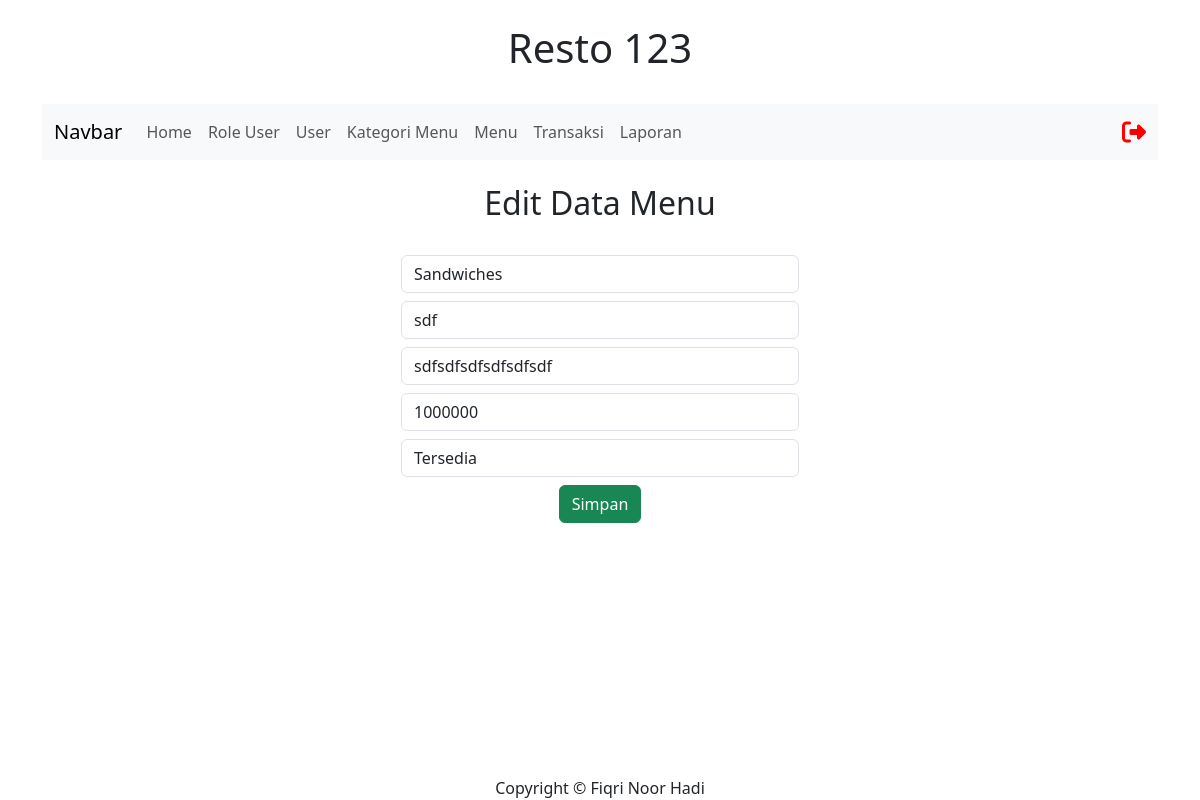
/admin/layout/admin.php?page=menu-edit&id_menu=7 (signed in), run on the app's committed database.
### tables this page shows
CREATE TABLE `menu` (
  `id_menu` int(11) NOT NULL,
  `id_kategori_menu` int(11) NOT NULL,
  `nama_menu` varchar(30) NOT NULL,
  `deskripsi_menu` varchar(255) NOT NULL,
  `harga_menu` int(11) NOT NULL,
  `status_menu` enum('tersedia','habis') NOT NULL
);

CREATE TABLE `kategori_menu` (
  `id_kategori_menu` int(11) NOT NULL,
  `nama_kategori_menu` varchar(30) NOT NULL,
  `photo_kategori_menu` varchar(255) NOT NULL
);

### admin/menu/menu-edit.php (the view, shortened to what this page needs)
<?php
$id_menu = $_GET['id_menu'];
$query = $koneksi->query("SELECT * FROM menu JOIN kategori_menu
                         ON menu.id_kategori_menu = kategori_menu.id_kategori_menu
                         WHERE id_menu = '$id_menu'");
$hasil_menu = $query->fetch_object();
?>
<br><center><h2>Edit Data Menu</h2><br>
<table width="400px">
     <tr>
          <td>
          <form action="?page=menu-update" method="post">
                    <select class="form-control mb-2" name="id_kategori_menu">
                         <option value="<?= $hasil_menu->id_kategori_menu ?>">
                              <?= $hasil_menu->nama_kategori_menu ?>
                         </option>
                    </select>
                    <input value="<?= $hasil_menu->nama_menu ?>" class="form-control mb-2" type="text" name="nama_menu" placeholder="Nama Menu">
                    <input value="<?= $hasil_menu->deskripsi_menu ?>" class="form-control mb-2" type="text" name="deskripsi_menu" placeholder="Deskripsi Menu">
                    <input value="<?= $hasil_menu->harga_menu ?>" class="form-control mb-2" type="number" name="harga_menu" placeholder="Harga Menu">
                    <select class="form-control mb-2" name="status_menu">
                         <option value="tersedia" <?= $hasil_menu->status_menu == 'tersedia' ? 'selected':'' ?> >
                              Tersedia
                         </option>
                    </select>
                    <center><button class="btn btn-success" type="submit">Simpan</button></center>
               </form>
          </td>
     </tr>
</table>
</center>

### data on the page
menu: id_kategori_menu "Sandwiches", nama_menu "sdf", deskripsi_menu "sdfsdfsdfsdfsdfsdf", harga_menu "1000000", status_menu "Tersedia"
